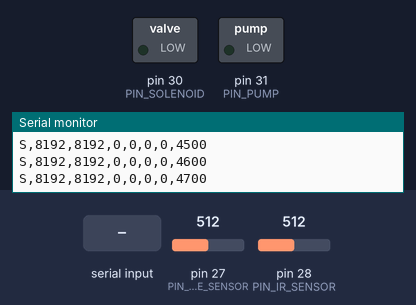
This sketch was run on a simulated Teensy 4. Parts: switched loads named in the sketch (green lamp = pin HIGH), the last lines printed to the serial monitor. The inputs (shaded band) are chosen by the test bench; at power-on: pin 27 (PIN_PRESSURE_SENSOR) = 512, pin 28 (PIN_IR_SENSOR) = 512 (analog values on the 0–1023 scale).

Above: at 4.8 s.
4.9 s: "1" received over Serial
At 6.5 s:
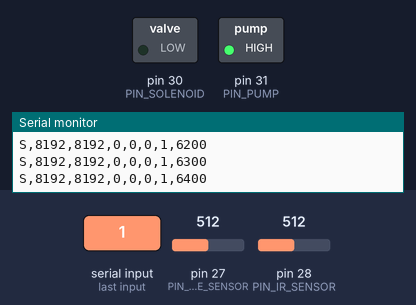
At 11.1 s:
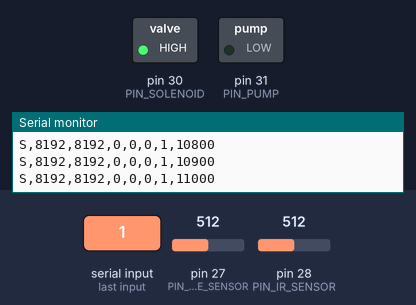
Timing chart, 0 to 13.4 s (numbered marks = the images above; inputs shaded):
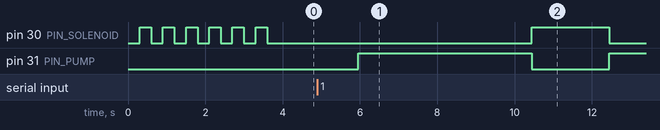

Measured:
- after the input at 4.9 s, pin 30 (PIN_SOLENOID): LOW → HIGH after 5.6 s, → LOW 2.0 s later; pin 31 (PIN_PUMP): LOW → HIGH after 1.1 s, → LOW 4.5 s later, → HIGH 2.0 s later

The sketch:

CNC_skin_robot_testing_v4.ino
```cpp
/*
 * Adding height compensation in V3
 *
 */
int delaymachine = 2000;
int PIN_PUMP = 31;
int PIN_SOLENOID = 30;
int PIN_PRESSURE_SENSOR = A13;
int PIN_IR_SENSOR = A14;
volatile unsigned long incomingByte = 0;
bool startingUp = false;
bool firstPos = true;
bool isSensorAttached = false;
int currentX, currentY;
int sequence = 0;
int pumpDelay = 4000;
int attachment_tries = 0;

int TOTAL_SEQUENCES = 13;
int TOTAL_PASSES = 6;

//make timer that checks serial input
IntervalTimer myTimer;
IntervalTimer sensorReadTimer;

void checkTimer() {
  if (Serial.available()) {
    incomingByte = Serial.read();
    // do something with incomingByte
    if (incomingByte == 'a') {
       Serial1.println("G91");     // string
        Serial1.println("G0 Z+0.1");
    }
    if (incomingByte == 'z') {
       Serial1.println("G91");     // string
        Serial1.println("G0 Z-0.1");
    }

    if (incomingByte == 's') {
       Serial1.println("G91");     // string
        Serial1.println("G0 X-1");
    }

    if (incomingByte == 'f') {
       Serial1.println("G91");     // string
        Serial1.println("G0 X+1");
    }

    if (incomingByte == 'e') {
       Serial1.println("G91");     // string
        Serial1.println("G0 Y+1");
    }

    if (incomingByte == 'd') {
       Serial1.println("G91");     // string
        Serial1.println("G0 Y-1");
    }

    if (incomingByte =='1') {
       startingUp = true;
    }

    if (incomingByte=='t') {
        Serial1.println("G91");     // string
        Serial1.println("G0 Z+5");
    }

        if (incomingByte=='g') {
        Serial1.println("G91");     // string
        Serial1.println("G0 Z-5");
    }


  }
}

void readSensors() {
 int temp = analogRead(PIN_IR_SENSOR);
 int temp2 =analogRead(PIN_PRESSURE_SENSOR);
 Serial.print("S");
 Serial.print(",");
 Serial.print(temp);
 Serial.print(",");
 Serial.print(temp2);
 Serial.print(",");
 Serial.print(currentX);
 Serial.print(",");
 Serial.print(currentY);
 Serial.print(",");
 Serial.print(sequence);
 Serial.print(",");
 Serial.print(attachment_tries);
 Serial.print(",");
 Serial.println(millis());
}


void sendStopRecording() {
 Serial.print("A");
 Serial.print(",");
 Serial.println(millis());
}


void setup() {
  // put your setup code here, to run once:
  Serial1.begin(115200);
  pinMode(PIN_PUMP, OUTPUT);
  pinMode(PIN_SOLENOID, OUTPUT);
  myTimer.begin(checkTimer, 150000);  // blinkLED to run every 0.15 seconds
  sensorReadTimer.begin(readSensors, 100000);//reading sensor timer
  analogReadResolution(14);

 for (int i=0; i<6; i++) {
    digitalWrite(PIN_SOLENOID, 0) ;
    delay(300);
    digitalWrite(PIN_SOLENOID, 1);
    delay(300);
 }
  digitalWrite(PIN_PUMP, 0);
  digitalWrite(PIN_SOLENOID, 0);


}


void loop() {


 if (startingUp) {
     sequence=0;
     Serial.println("start");
     //push Z-motor slightly down
     // Serial1.println("G0 Z-1");

   //number of total tries
   for(int m=0; m<TOTAL_SEQUENCES; m++) {

        //Do the first testing
        firstPos = true;
        currentX = 0;
        currentY = 0;

        //take the measurement
        //adjust the height first
        check_attachment();

        //one testing sequence here
        //move suction cup to right position - manual and down on the first spot
        for(int g=0; g<TOTAL_PASSES; g++) {
          for (int i=0; i<11; i++) {
            Serial1.println("G91");     // string
            Serial1.println("G0 Z+5");
            Serial1.println("G91");     // string
            Serial1.println("G0 Y+5");
            Serial1.println("G91");     // string
            Serial1.println("G0 Z-5");

            //testing
            currentX++;

            //take the measurement
            //adjust the height first
            check_attachment();

            firstPos = false;
          }

          Serial1.println("G0 Z+5");
          Serial1.println("G91");     // string
          Serial1.println("G91");     // string
          Serial1.println("G0 X+5");
          Serial1.println("G91");     // string
          Serial1.println("G0 Z-5");

          //testing
          currentY++;
          check_attachment();

          for (int h=0; h<11; h++) {
            Serial1.println("G91");     // string
            Serial1.println("G0 Z+5");
            Serial1.println("G91");     // string
            Serial1.println("G0 Y-5");
            Serial1.println("G91");     // string
            Serial1.println("G0 Z-5");

            Serial.print(h);
            Serial.print(",");
            Serial.println(g+1);

            currentX--;
            check_attachment();
         }

          //Move to next column
          Serial1.println("G0 Z+5");
          Serial1.println("G91");     // string
          Serial1.println("G91");     // string
          Serial1.println("G0 X+5");
          Serial1.println("G91");     // string
          Serial1.println("G0 Z-5");
          currentY++;
          //if (g<(TOTAL_PASSES-1) && h<){
            check_attachment();
        }
        startingUp = false;
        sequence++;

        //return to the original position
        Serial1.println("G91");     // string
        Serial1.println("G0 Z+5");
        Serial1.println("G91");     // string
        Serial1.println("G0 X-60");
        Serial1.println("G91");     // string
        Serial1.println("G0 Z-5");
     }//end sequence.
     //done recording
     sendStopRecording();
     Serial1.println("G91");     // string
     Serial1.println("G0 Z+1.5");
 }//end starting up


}//end loop

void do_testing() {
}

void check_attachment() {

  delay(1000);
  digitalWrite(PIN_PUMP, 1);
  digitalWrite(PIN_SOLENOID, 0);

  while(!isSensorAttached && attachment_tries<20) {
    attachment_tries++;
    Serial1.println("G91");     // string
    Serial1.println("G0 Z-0.1");
    delay(500);
    int temp3 = analogRead(PIN_PRESSURE_SENSOR);
    if (temp3<10500) {
      isSensorAttached = true;
    }
  }
  isSensorAttached = false;

  //Preventing the material from moving up. Experimental !
  Serial1.println("G91");     // string
  Serial1.println("G0 Z-0.3");

  //delay(1000);

  delay(pumpDelay);
  digitalWrite(PIN_SOLENOID, 1);
  digitalWrite(PIN_PUMP, 0);
  Serial1.println("G91");     // string
  Serial1.println("G0 Z+1.3");
  delay(1000);
  attachment_tries = 0;

}
```
